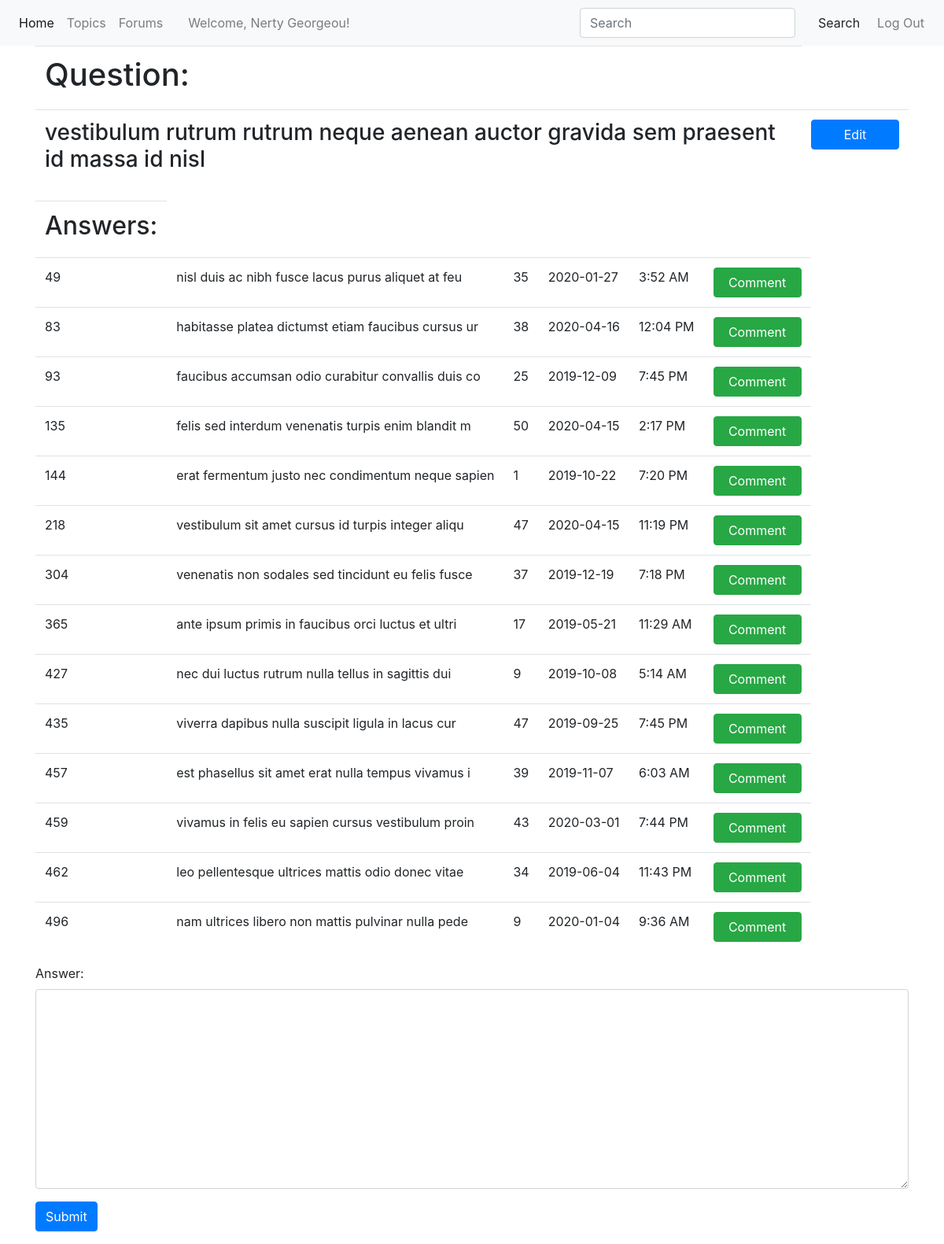
The page /detailPost.php?post_id=24 (signed in) on the database its author committed.
### tables this page shows
create table USERS (
	id INT NOT NULL AUTO_INCREMENT,
	fullname VARCHAR(50),
	username VARCHAR(50),
	email VARCHAR(50),
	password VARCHAR(50),
	role VARCHAR(9),
	status BIT(1),
	participation INT,
    PRIMARY KEY (id)
);

create table POST (
	id INT NOT NULL AUTO_INCREMENT,
	users_id INT,
	content TEXT,
	upvote INT,
	date DATE,
	time VARCHAR(50),
	status BIT(1),
	PRIMARY KEY (id),
	FOREIGN KEY (users_id) REFERENCES USERS(id)
);

create table ANSWERS (
	id INT NOT NULL AUTO_INCREMENT,
	post_id INT,
	content VARCHAR(50),
	upvote INT,
	date DATE,
	time VARCHAR(50),
    PRIMARY KEY (id),
	FOREIGN KEY (post_id) REFERENCES POST(id)
);

### classes/student.class.php (the view, shortened to what this page needs)
<?php
include_once 'user.class.php';
class Student extends User
{
    public function getContent($id)
    {
        $postid = $_GET['post_id'];
        $sql="SELECT content FROM POST WHERE users_id = '$id' AND id='$postid'";
        $result = mysqli_query($this->db, $sql);
        $user_data = mysqli_fetch_array($result);
        echo $user_data['content'];
    }
    public function getAnswer()
    {
        $postid = $_GET['post_id'];
        $sql="SELECT id, post_id, content, upvote, date, time FROM ANSWERS WHERE post_id='$postid'";
        $result = mysqli_query($this->db, $sql);
        if ($result) {
            while ($row = $result->fetch_assoc()) {
                $id = $row["id"];
                $post_id = $row["post_id"];
                $content = $row["content"];
                $upvote = $row["upvote"];
                $date = $row["date"];
                $time = $row["time"];
                echo '<tr>
                  <td>'.$id.'</td>
                  <td>'.$content.'</td>
                  <td>'.$upvote.'</td>
                  <td>'.$date.'</td>
                  <td>'.$time.'</td>
                  <td><a href="commentPost.php?ans_id='.$id.'&post_id='.$post_id.'" class="btn btn-success" style="width:7em;">Comment</a></td>
              </tr>';
            }
        }
    }
}

### detailPost.php (shortened to what this page needs)
<?php
include_once 'classes/user.class.php';
include_once 'classes/student.class.php';
$user = new User();
$student = new Student();
$id = $_SESSION['id'];
?>
<!DOCTYPE html>
<html>
<head>
    <link rel="stylesheet" href="./styles.css">
    <link rel="stylesheet" href="https://stackpath.bootstrapcdn.com/bootstrap/4.3.1/css/bootstrap.min.css"
>
</head>
<body>
    <nav class="navbar sticky-top navbar-expand-lg navbar-light bg-light">
        <div class="collapse navbar-collapse" id="navbarToggler">
            <ul class="navbar-nav mr-auto mt-2 mt-lg-0">
                <li class="nav-item active">
                    <a class="nav-link" href="student.php">Home <span class="sr-only">(current)</span></a>
                </li>
                <li class="nav-item">
                    <a class="nav-link" href="#">Topics</a>
                </li>
                <li class="nav-item">
                    <a class="nav-link" href="#">Forums</a>
                </li>
                <li class="nav-item mx-3">
                <a class="nav-link">Welcome, <?php $user->get_fullname($id); ?>!</a>
                </li>
            </ul>
            <ul class="navbar-nav">
                <form class="form-inline my-2 my-lg-0 ml-auto">
                    <input class="form-control" type="search" placeholder="Search" aria-label="Search">
                    <button class="btn btn-outline-white btn-md my-2 my-sm-0 ml-3" type="submit">Search</button>
                </form>
                <li class="nav-item">
                    <a class="nav-link btn btn-outline-light" href="index.php?q=logout">Log Out</a>
                </li>
            </ul>
        </div>
    </nav>
    <div class="container">
        <div class="row">
            <div class="col">
            <table class="table table-responsive">
                <tr>
                    <th><h1>Question:</h1></th>
                </tr>
                <tr>
            <td><h3><?php $student->getContent($id); ?></h3></td>
            <td><button class = "btn btn-primary" data-toggle = "modal" style="width:7em;" data-target = "#myModal">Edit</button></td>
            <table>
            <table class="table table-responsive">
                <tr>
                    <th><h2>Answers:</h2></th>
                </tr>
                <?php $student->getAnswer(); ?>
            <table>
            <form id="answer" method="post">
                    <div class="form-group">
                        <label >Answer:</label>
                        <textarea rows="10"  cols="50" type="text" class="form-control" name="ansQuestion"></textarea>
                    </div>
                    <div class="form-group">
                        <button type="submit" class="btn btn-primary" name="ansPostbtn">Submit</button>
                    </div>
        </form>
            </div>
        </div>
    </div>
</body>

### classes/user.class.php (shortened to what this page needs)
<?php
class User
{
    public function __construct()
    {
        $this->db = new mysqli(DB_SERVER, DB_USERNAME, DB_PASSWORD, DB_DATABASE);
    }
    public function get_fullname($id)
    {
        $sql="SELECT fullname FROM users WHERE id = $id";
        $result = mysqli_query($this->db, $sql);
        $user_data = mysqli_fetch_array($result);
        echo $user_data['fullname'];
    }
}

### styles.css (style rules this page uses)
form { margin-top: 10em; }

### rows shown on the page
users: fullname "Nerty Georgeou"
post: content "vestibulum rutrum rutrum neque aenean auctor gravida sem praesent id massa id nisl"
answers: id "49", content "nisl duis ac nibh fusce lacus purus aliquet at feu", upvote "35", date "2020-01-27", time "3:52 AM"
answers: id "83", content "habitasse platea dictumst etiam faucibus cursus ur", upvote "38", date "2020-04-16", time "12:04 PM"
answers: id "93", content "faucibus accumsan odio curabitur convallis duis co", upvote "25", date "2019-12-09", time "7:45 PM"
answers: id "135", content "felis sed interdum venenatis turpis enim blandit m", upvote "50", date "2020-04-15", time "2:17 PM"
answers: id "144", content "erat fermentum justo nec condimentum neque sapien", upvote "1", date "2019-10-22", time "7:20 PM"
answers: id "218", content "vestibulum sit amet cursus id turpis integer aliqu", upvote "47", date "2020-04-15", time "11:19 PM"
answers: id "304", content "venenatis non sodales sed tincidunt eu felis fusce", upvote "37", date "2019-12-19", time "7:18 PM"
answers: id "365", content "ante ipsum primis in faucibus orci luctus et ultri", upvote "17", date "2019-05-21", time "11:29 AM"
answers: id "427", content "nec dui luctus rutrum nulla tellus in sagittis dui", upvote "9", date "2019-10-08", time "5:14 AM"
answers: id "435", content "viverra dapibus nulla suscipit ligula in lacus cur", upvote "47", date "2019-09-25", time "7:45 PM"
answers: id "457", content "est phasellus sit amet erat nulla tempus vivamus i", upvote "39", date "2019-11-07", time "6:03 AM"
answers: id "459", content "vivamus in felis eu sapien cursus vestibulum proin", upvote "43", date "2020-03-01", time "7:44 PM"
answers: id "462", content "leo pellentesque ultrices mattis odio donec vitae", upvote "34", date "2019-06-04", time "11:43 PM"
answers: id "496", content "nam ultrices libero non mattis pulvinar nulla pede", upvote "9", date "2020-01-04", time "9:36 AM"
